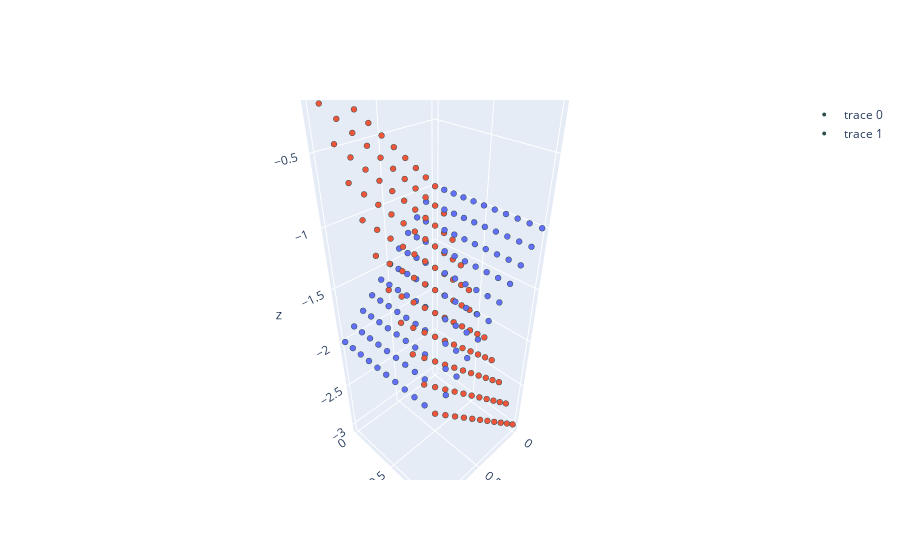

Notebook code for this chart:
### Code cell
import plotly.graph_objects as go

fig = go.Figure(data=[go.Scatter3d(x=p1.frame['x'], y=p1.frame['y'], z=p1.frame['z'],
                                   mode='markers')])

fig.add_trace(go.Scatter3d(x=p2.frame['x'], y=p2.frame['y'], z=p2.frame['z'],
                                   mode='markers'))

fig.update_traces(marker=dict(size=2,
                              line=dict(width=2,
                                        color='DarkSlateGrey')),
                  selector=dict(mode='markers'))
fig.show()
